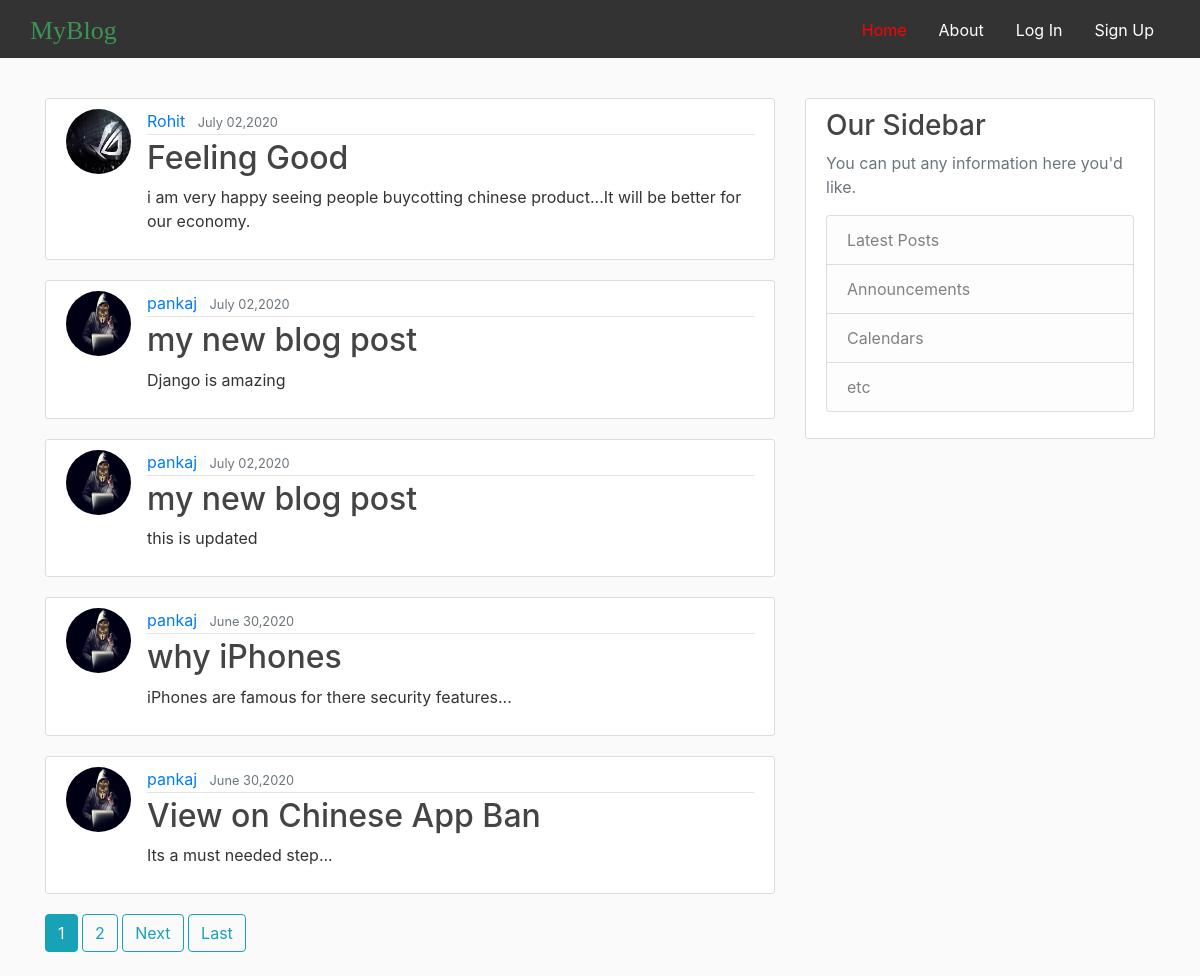
The page / on the database its author committed.
### blog/models.py (models this page shows, shortened)
class Post(models.Model):
    title=models.CharField(max_length=100)
    content=models.TextField()
    date_posted=models.DateTimeField(default=timezone.now)
    author=models.ForeignKey(User,on_delete=models.CASCADE)

### users/models.py (models this page shows, shortened)
class Profile(models.Model):
    user=models.OneToOneField(User,on_delete=models.CASCADE)
    image=models.ImageField(default='profile_pics/default.jpg',upload_to='profile_pics')

### blog/views.py (the view)
# urls.py: path('',PostListView.as_view(),name='blog-home' ),
class PostListView(ListView):
    model=Post
    template_name='blog/home.html'
    context_object_name='posts'
    ordering=['-date_posted']
    paginate_by=5

### blog/templates/blog/home.html (shortened to what this page needs)
{% extends "blog/base.html" %}
{% block content %}
    {% for post in posts %}
        <article class="media content-section">
          <img src="{{ post.author.profile.image.url }}" class="rounded-circle article-img">
          <div class="media-body">
            <div class="article-metadata">
              <a class="mr-2" href="{% url 'user-posts' post.author.username %}">{{ post.author }}</a>
              <small class="text-muted">{{ post.date_posted|date:"F d,Y" }}</small>
            </div>
            <h2><a class="article-title" href="{% url 'post-detail' post.id %}">{{ post.title }}</a></h2>
            <p class="article-content">{{ post.content }}</p>
          </div>
        </article>
    {% endfor %}
    {% if is_paginated %}
        {% for num in page_obj.paginator.page_range %}
            {% if page_obj.number == num %}
              <a class="btn btn-info mb-4" href="?page={{ num }}">{{ num }}</a>
            {% elif num > page_obj.number|add:'-3' and num < page_obj.number|add:'3' %}
                <a class="btn btn-outline-info mb-4" href="?page={{ num }}">{{ num }}</a>
            {% endif %}
        {% endfor %}
        {% if page_obj.has_next %}
            <a class="btn btn-outline-info mb-4" href="?page={{ page_obj.next_page_number}}">Next</a>
            <a class="btn btn-outline-info mb-4" href="?page={{ page_obj.paginator.num_pages}}">Last</a>
        {% endif %}
    {% endif %}
{% endblock content %}

### blog/templates/blog/base.html (shortened to what this page needs)
{% load static %}
<!DOCTYPE html>
<html>
<head>
    <link rel="stylesheet" href="https://maxcdn.bootstrapcdn.com/bootstrap/4.0.0/css/bootstrap.min.css">
    <link rel="stylesheet" type="text/css" href="{% static 'blog/main.css' %}">
</head>
<body>
        <div class="navbar">
            <p class="logo">MyBlog</p>
            <div class="nav-item">
                <a href="{% url 'blog-home' %}" class="active">Home</a>
                <a href="{% url 'blog-about' %}">About</a>
                {% if user.is_authenticated %}
                    <a href="{% url 'create-post'%}">Create Post</a>
                    <a href="{% url 'profile'%}">Profile</a>
                    <a href="{% url 'logout'%}">Log Out</a>
                {% else %}
                    <a href="{% url 'login'%}">Log In</a>
                    <a href="{% url 'register'%}">Sign Up</a>
                {% endif %}
            </div>
        </div>
    <main role="main" class="container">
      <div class="row">
        <div class="col-md-8">
          {% block content %}{% endblock %}
        </div>
        <div class="col-md-4">
          <div class="content-section">
            <h3>Our Sidebar</h3>
            <p class='text-muted'>You can put any information here you'd like.
              <ul class="list-group">
                <li class="list-group-item list-group-item-light">Latest Posts</li>
                <li class="list-group-item list-group-item-light">Announcements</li>
                <li class="list-group-item list-group-item-light">Calendars</li>
                <li class="list-group-item list-group-item-light">etc</li>
              </ul>
            </p>
          </div>
        </div>
      </div>
    </main>
</body>
</html>

### blog/static/blog/main.css (style rules this page uses)
* { box-sizing: border-box; }
body { background: #fafafa; color: #333333; margin: 0; padding: 0; }
.navbar { height: 58px; text-align: right; position: sticky; width: 100%; top: 0px; margin: 0; margin-bottom: 40px; z-index: 1; background-color: #333; padding:2px 30px 2px 30px; }
.nav-item { background-color: #333; display: flex; flex-wrap: wrap; justify-content: flex-end; }
.logo { float: left; font-family: cursive; font-size: 26px; color: rgb(60, 148, 82); text-align: center; margin: 0; padding: 5px 0 5px 0; }
.nav-item a.active { color: red; }
.nav-item a { font-family: -apple-system, BlinkMacSystemFont, 'Segoe UI', Roboto, Oxygen, Ubuntu, Cantarell, 'Open Sans', 'Helvetica Neue', sans-serif; background-color: #333; position: relative; text-decoration: none; text-align: center; color: white; display: block; padding:16px; }
h1, h2, h3, h4, h5, h6 { color: #444444; }
ul { margin: 0; }
.content-section { background: #ffffff; padding: 10px 20px; border: 1px solid #dddddd; border-radius: 3px; margin-bottom: 20px; }
.article-title { color: #444444; }
.article-content { white-space: pre-line; }
.article-img { height: 65px; width: 65px; margin-right: 16px; }
.article-metadata { padding-bottom: 1px; margin-bottom: 4px; border-bottom: 1px solid #e3e3e3 }

### rows shown on the page
Post: author.profile.image (picture), author "Rohit", date_posted "July 02,2020", title "Feeling Good", content "i am very happy seeing people buycotting chinese product...It will be better for our economy."
Post: author.profile.image (picture), author "pankaj", date_posted "July 02,2020", title "my new blog post", content "Django is amazing"
Post: author.profile.image (picture), author "pankaj", date_posted "July 02,2020", title "my new blog post", content "this is updated"
Post: author.profile.image (picture), author "pankaj", date_posted "June 30,2020", title "why iPhones", content "iPhones are famous for there security features..."
Post: author.profile.image (picture), author "pankaj", date_posted "June 30,2020", title "View on Chinese App Ban", content "Its a must needed step..."

### other values the page prints
{{ num }} "1"
{{ num }} "2"
